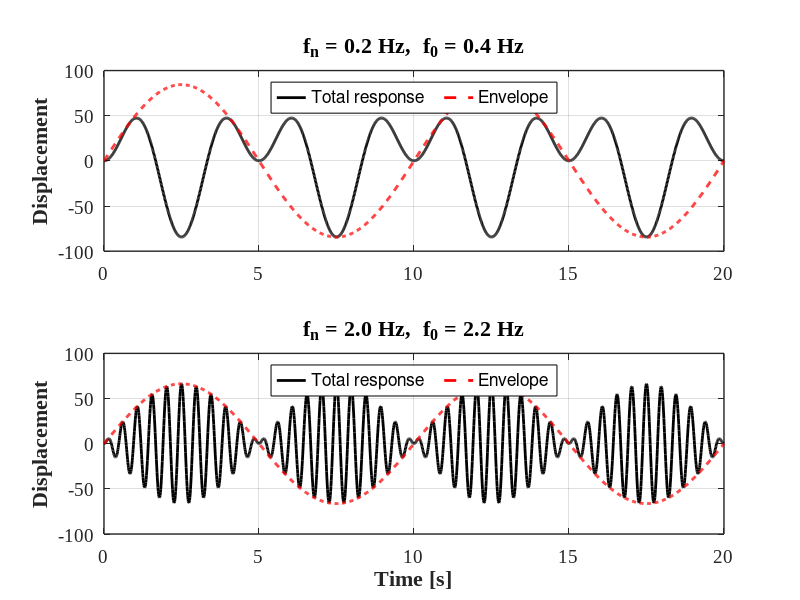

The MATLAB source for this figure:
%% Structural Dynamics and Vibration Control(M. Azimi et al.)
%% Figure 3-11: Response of An Undamped SDOF at Beating Frequency (Harmonic Loading)

clear; close all; clc;
%% Plot
figure(1);  set(figure(1), 'Position', [100   100   900   600])
%% Subplot 1
            subplot(2,1,1)
            hold on; grid on; box on;

            i = 0;
            for f = [0.2] % 2, 0.2
                i = i+1;

                f0      = 0.4; % 2.2, .4
                w_n     = 2*pi*f;
                w       = 2*pi*f0;
                ystatic = 1;
                beta    = w/w_n;
                t       = 0:0.01:20;   % Time vector

                Scale = 500;
                y     = Scale*(2*f0)/(w^2-w_n^2) .*  sin((w-w_n)*t/2).*sin((w+w_n)*t/2);
                yEnv  = Scale*(2*f0)/(w^2-w_n^2) .*  sin((w-w_n)*t/2);



                plot(t,y,'-k','LineWidth',2); grid on
                plot(t,yEnv,'--r','LineWidth',2); grid on

                set(gca, 'LineWidth',1, 'FontWeight','normal', 'FontName','Times New Roman', 'FontSize',14)               
                ylabel('Displacement', 'fontsize',16, 'fontname','Times New Roman','FontWeight','Bold')
                title(['f_n = ',num2str(f,'%.1f'),' Hz,  f_0 = ',num2str(f0,'%.1f'),' Hz'], 'fontsize',16, 'fontname','Times New Roman','FontWeight','Bold')
                legend('Total response','Envelope','location','north','numcolumns',2,'edgecolor','k')
            end

%% Subplot 2
                subplot(2,1,2)
                hold on; grid on; box on;


                for f = [2] % 2, 0.2
                    i = i+1;

                    f0  = 2.2; % 2.2, .4
                    w_n = 2*pi*f;
                    w   = 2*pi*f0;
                    ystatic= 1;
                    beta   = w/w_n;
                    t   = 0:0.01:20;   % Set the time vector

                    Scale = 500;
                    y     = Scale*(2*f0)/(w^2-w_n^2) .*  sin((w-w_n)*t/2).*sin((w+w_n)*t/2);
                    yEnv  = Scale*(2*f0)/(w^2-w_n^2) .*  sin((w-w_n)*t/2);

                    plot(t,y,'-k','LineWidth',2); grid on
                    plot(t,yEnv,'--r','LineWidth',2); grid on

                    set(gca, 'LineWidth',1, 'FontWeight','normal', 'FontName','Times New Roman', 'FontSize',14)               
                    xlabel('Time [s]', 'fontsize',16, 'fontname','Times New Roman','FontWeight','Bold')
                    ylabel('Displacement', 'fontsize',16, 'fontname','Times New Roman','FontWeight','Bold')
                    title(['f_n = ',num2str(f,'%.1f'),' Hz,  f_0 = ',num2str(f0,'%.1f'),' Hz'], 'fontsize',16, 'fontname','Times New Roman','FontWeight','Bold')
                    legend('Total response','Envelope','location','north','numcolumns',2,'edgecolor','k')
                end

%% Print
print('FIG_3_11','-dpng')
